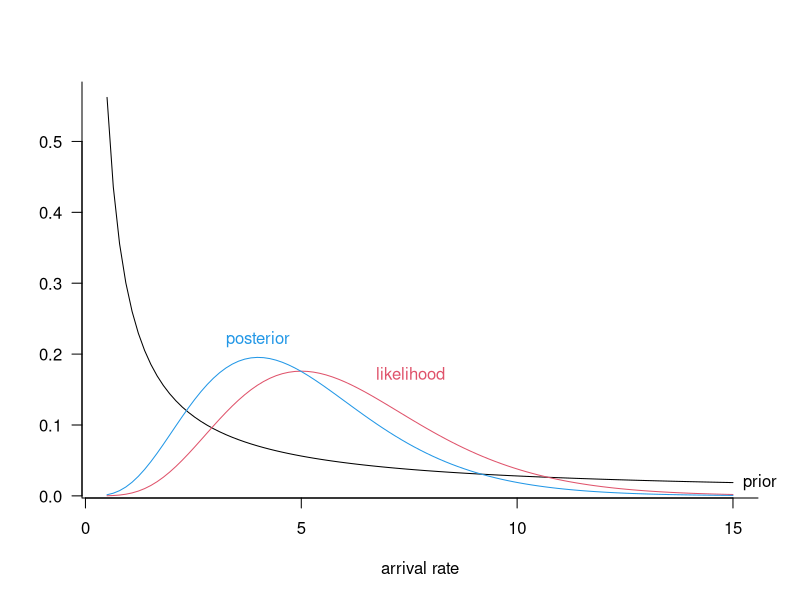
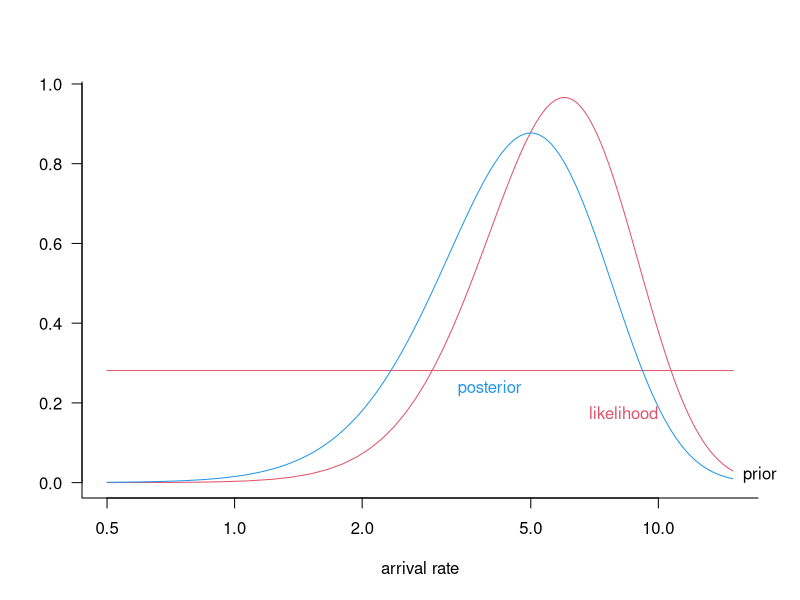

Write R code to recreate these figures, in order.
## ---- chunk 1
set.seed(101)
xmax <- 15
x <- seq(0.5,xmax,length=101)
dx <- diff(x)[1]
prior <- 1/x
prior <- prior/(sum(prior)*dx)
dd <- dpois(5,lambda=x)
dd <- dd/(sum(dd)*dx)

par(las=1,bty="l")
## ---- chunk 2
plot(x,prior,xlab="arrival rate",ylab="",type="l")
text(xmax,tail(prior,1),"prior",pos=4,xpd=NA)
lines(x,dd,col=2)
curve(dgamma(x,shape=5,scale=1),col=4,add=TRUE)
text(4,0.2,"posterior",col=4,pos=3)
text(6.5,0.17,"likelihood",col=2,pos=4)
## ---- chunk 3
plot(x,x*dd,col=2,xlab="arrival rate",ylab="",type="l", log="x")
text(xmax,tail(prior,1),"prior",pos=4,xpd=NA)
lines(x,x*prior,col=2)
curve(x*dgamma(x,shape=5,scale=1),col=4,add=TRUE)
text(4,0.2,"posterior",col=4,pos=3)
text(6.5,0.17,"likelihood",col=2,pos=4)
